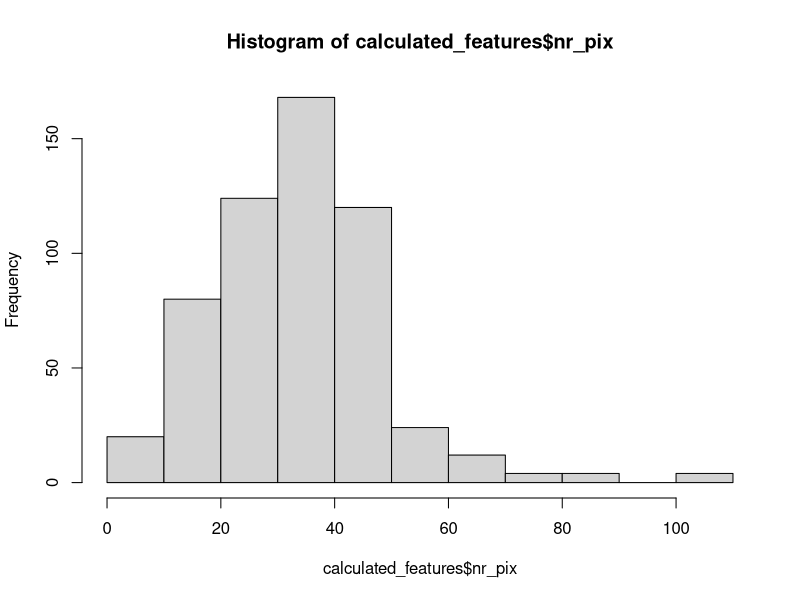
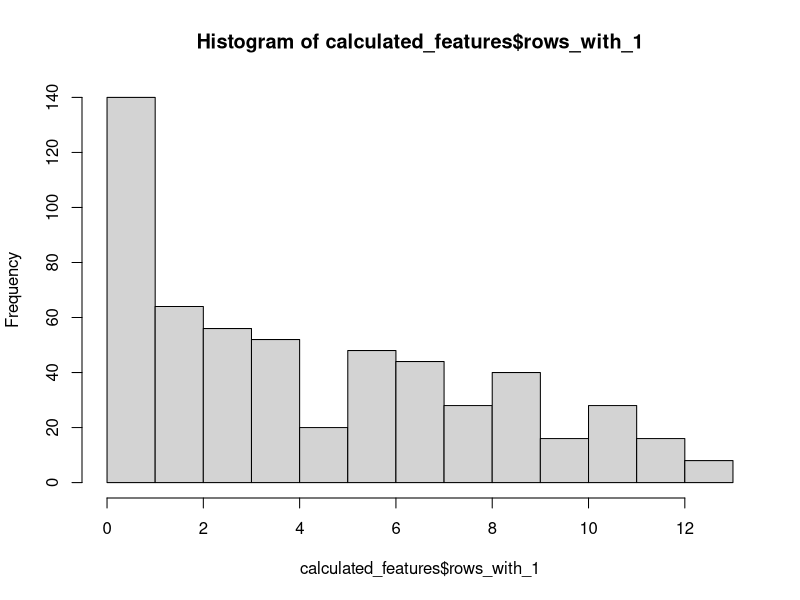
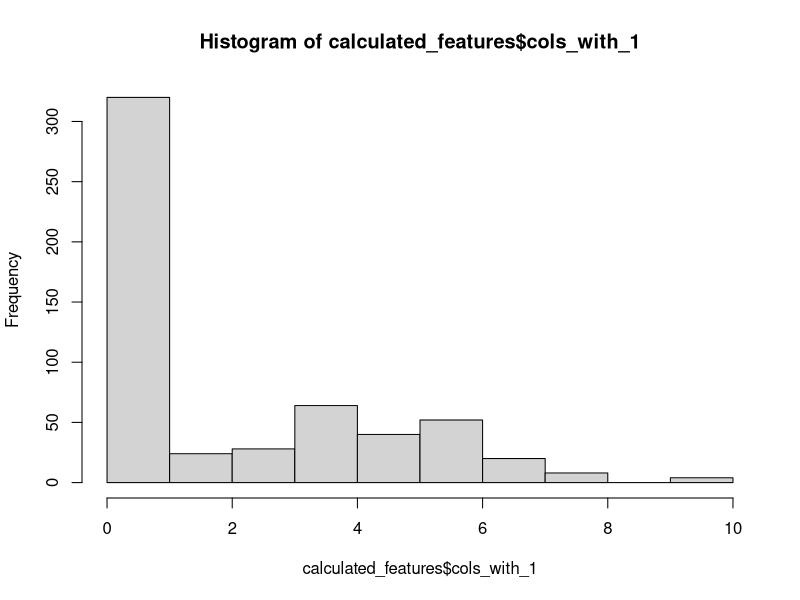
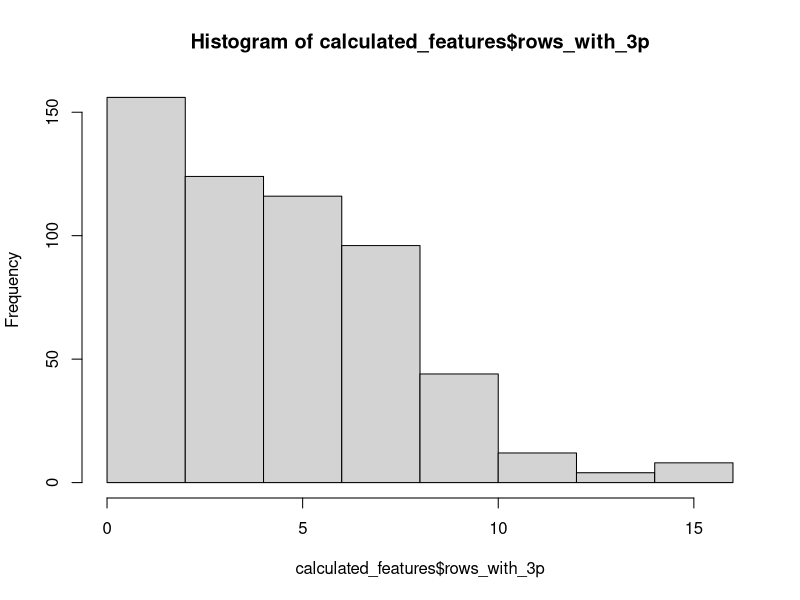
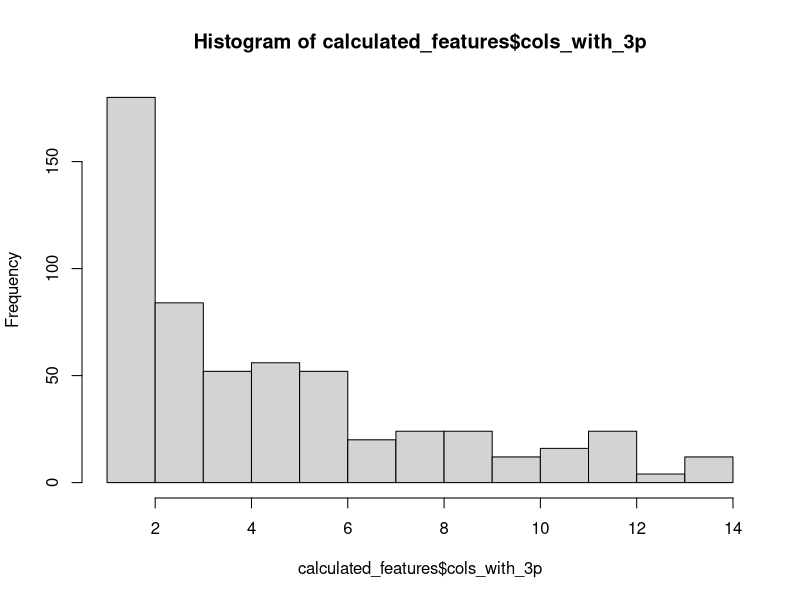
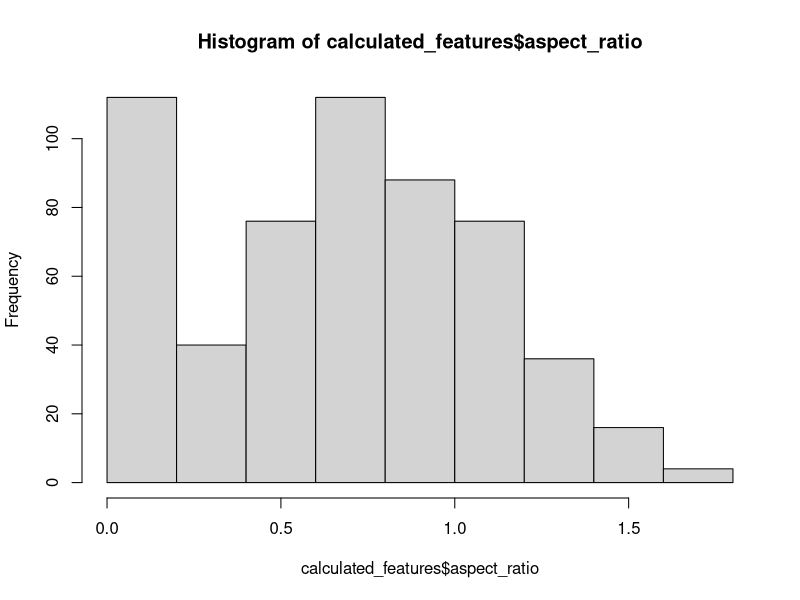

These charts were generated, in order, by the following R code: (Note: this script raises an error after producing the figures.)
{
  library(readr)
  library(ggplot2)
  
  mydata <- read.csv("40294886_features.csv", row.names = NULL)
  calculated_features <- data.frame(mydata)
  colnames(calculated_features) <- c("Label", "Index", "nr_pix", "rows_with_1", "cols_with_1",
                                     "rows_with_3p", "cols_with_3p", "aspect_ratio", "neigh_1",
                                     "no_neigh_above","no_neigh_below","no_neigh_left","no_neigh_right",
                                     "no_neigh_horiz", "no_neigh_vert","connected_areas","eyes","custom")

  print(calculated_features)
  summary(calculated_features)
  
  
  # need to use ggplot to make each of these histograms better.
  nr_pix_hist <- hist(calculated_features$nr_pix)
  row_with_1_hist <- hist(calculated_features$rows_with_1)
  cols_with_1_hist <- hist(calculated_features$cols_with_1)
  rows_with_3p_hist <- hist(calculated_features$rows_with_3p)
  cols_with_3p_hist <- hist(calculated_features$cols_with_3p)
  aspect_ratio_hist <- hist(calculated_features$aspect_ratio)
  
  print(nr_pix_hist)
  print(rows_with_1_hist)
  print(cols_with_1_hist)
  print(rows_with_3p_hist)
  print(cols_with_3p_hist)
  print(aspect_ratio_hist)
}